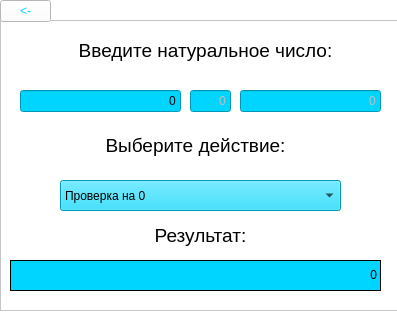
<?xml version="1.0" encoding="UTF-8"?>
<ui version="4.0">
 <class>NModulesWindow1</class>
 <widget class="QDialog" name="NModulesWindow1">
  <property name="geometry">
   <rect>
    <x>0</x>
    <y>0</y>
    <width>397</width>
    <height>312</height>
   </rect>
  </property>
  <property name="windowTitle">
   <string>Прочие действия</string>
  </property>
  <property name="styleSheet">
   <string notr="true">background-color: white</string>
  </property>
  <widget class="QFrame" name="frame">
   <property name="geometry">
    <rect>
     <x>0</x>
     <y>20</y>
     <width>401</width>
     <height>291</height>
    </rect>
   </property>
   <property name="font">
    <font>
     <pointsize>10</pointsize>
    </font>
   </property>
   <property name="styleSheet">
    <string notr="true">background-color: white</string>
   </property>
   <property name="frameShape">
    <enum>QFrame::StyledPanel</enum>
   </property>
   <property name="frameShadow">
    <enum>QFrame::Raised</enum>
   </property>
   <widget class="QLabel" name="label_3">
    <property name="geometry">
     <rect>
      <x>10</x>
      <y>10</y>
      <width>391</width>
      <height>41</height>
     </rect>
    </property>
    <property name="font">
     <font>
      <pointsize>14</pointsize>
     </font>
    </property>
    <property name="styleSheet">
     <string notr="true"/>
    </property>
    <property name="text">
     <string>Введите натуральное число:</string>
    </property>
    <property name="alignment">
     <set>Qt::AlignCenter</set>
    </property>
   </widget>
   <widget class="QLineEdit" name="lineEdit_4">
    <property name="geometry">
     <rect>
      <x>20</x>
      <y>70</y>
      <width>161</width>
      <height>22</height>
     </rect>
    </property>
    <property name="layoutDirection">
     <enum>Qt::LeftToRight</enum>
    </property>
    <property name="styleSheet">
     <string notr="true">background-color: #00D5FF;</string>
    </property>
    <property name="text">
     <string>0</string>
    </property>
    <property name="alignment">
     <set>Qt::AlignRight|Qt::AlignTrailing|Qt::AlignVCenter</set>
    </property>
   </widget>
   <widget class="QLineEdit" name="lineEdit_5">
    <property name="enabled">
     <bool>false</bool>
    </property>
    <property name="geometry">
     <rect>
      <x>240</x>
      <y>70</y>
      <width>141</width>
      <height>22</height>
     </rect>
    </property>
    <property name="styleSheet">
     <string notr="true">background-color: #00D5FF;</string>
    </property>
    <property name="text">
     <string>0</string>
    </property>
    <property name="alignment">
     <set>Qt::AlignRight|Qt::AlignTrailing|Qt::AlignVCenter</set>
    </property>
   </widget>
   <widget class="QComboBox" name="comboBox">
    <property name="geometry">
     <rect>
      <x>60</x>
      <y>160</y>
      <width>281</width>
      <height>31</height>
     </rect>
    </property>
    <property name="styleSheet">
     <string notr="true">background-color: #00D5FF;</string>
    </property>
    <item>
     <property name="text">
      <string>Проверка на 0</string>
     </property>
    </item>
    <item>
     <property name="text">
      <string>Добавление 1</string>
     </property>
    </item>
    <item>
     <property name="text">
      <string>Умножение числа на цифру</string>
     </property>
    </item>
    <item>
     <property name="text">
      <string>Умножение на 10^k</string>
     </property>
    </item>
    <item>
     <property name="text">
      <string>Вычитание из одного числа k других чисел (n1 - k*n2) </string>
     </property>
    </item>
   </widget>
   <widget class="QLabel" name="label">
    <property name="geometry">
     <rect>
      <x>10</x>
      <y>110</y>
      <width>371</width>
      <height>31</height>
     </rect>
    </property>
    <property name="font">
     <font>
      <pointsize>14</pointsize>
     </font>
    </property>
    <property name="text">
     <string>Выберите действие:</string>
    </property>
    <property name="alignment">
     <set>Qt::AlignCenter</set>
    </property>
   </widget>
   <widget class="QLabel" name="label_2">
    <property name="geometry">
     <rect>
      <x>10</x>
      <y>200</y>
      <width>381</width>
      <height>31</height>
     </rect>
    </property>
    <property name="font">
     <font>
      <pointsize>14</pointsize>
     </font>
    </property>
    <property name="text">
     <string>Результат:</string>
    </property>
    <property name="alignment">
     <set>Qt::AlignCenter</set>
    </property>
   </widget>
   <widget class="QLabel" name="label_4">
    <property name="geometry">
     <rect>
      <x>10</x>
      <y>240</y>
      <width>371</width>
      <height>31</height>
     </rect>
    </property>
    <property name="focusPolicy">
     <enum>Qt::WheelFocus</enum>
    </property>
    <property name="layoutDirection">
     <enum>Qt::LeftToRight</enum>
    </property>
    <property name="styleSheet">
     <string notr="true">background-color: #00D5FF;</string>
    </property>
    <property name="frameShape">
     <enum>QFrame::Box</enum>
    </property>
    <property name="text">
     <string>0</string>
    </property>
    <property name="alignment">
     <set>Qt::AlignRight|Qt::AlignTrailing|Qt::AlignVCenter</set>
    </property>
   </widget>
   <widget class="QLineEdit" name="lineEdit_6">
    <property name="enabled">
     <bool>false</bool>
    </property>
    <property name="geometry">
     <rect>
      <x>190</x>
      <y>70</y>
      <width>41</width>
      <height>22</height>
     </rect>
    </property>
    <property name="autoFillBackground">
     <bool>false</bool>
    </property>
    <property name="styleSheet">
     <string notr="true">background-color: #00D5FF;</string>
    </property>
    <property name="text">
     <string>0</string>
    </property>
    <property name="alignment">
     <set>Qt::AlignRight|Qt::AlignTrailing|Qt::AlignVCenter</set>
    </property>
   </widget>
  </widget>
  <widget class="QToolButton" name="toolButton">
   <property name="geometry">
    <rect>
     <x>0</x>
     <y>0</y>
     <width>51</width>
     <height>22</height>
    </rect>
   </property>
   <property name="styleSheet">
    <string notr="true">color: #00D5FF</string>
   </property>
   <property name="text">
    <string>&lt;-</string>
   </property>
  </widget>
 </widget>
 <resources/>
 <connections/>
</ui>
